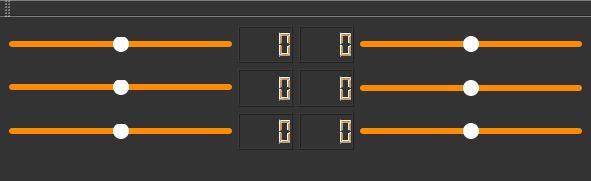
<?xml version="1.0" encoding="UTF-8"?>
<ui version="4.0">
 <class>MainWindow</class>
 <widget class="QMainWindow" name="MainWindow">
  <property name="geometry">
   <rect>
    <x>0</x>
    <y>0</y>
    <width>591</width>
    <height>181</height>
   </rect>
  </property>
  <property name="windowTitle">
   <string>MainWindow</string>
  </property>
  <property name="styleSheet">
   <string notr="true">background:rgb(51,51,51)</string>
  </property>
  <property name="animated">
   <bool>true</bool>
  </property>
  <property name="tabShape">
   <enum>QTabWidget::Triangular</enum>
  </property>
  <widget class="QWidget" name="centralwidget">
   <layout class="QGridLayout" name="gridLayout">
    <item row="1" column="3">
     <widget class="QSlider" name="horizontalSlider_3">
      <property name="sizePolicy">
       <sizepolicy hsizetype="Expanding" vsizetype="Expanding">
        <horstretch>2</horstretch>
        <verstretch>0</verstretch>
       </sizepolicy>
      </property>
      <property name="styleSheet">
       <string notr="true">QSlider::groove:horizontal { 
	background-color: rgb(255, 140, 0);
	border: 0px solid #424242; 
	height: 6px; 
	border-radius: 3px;
}

QSlider::handle:horizontal { 
	background-color: white; 
	width: 16px; 
	height: 20px; 
	line-height: 20px; 
	margin-top: -5px; 
	margin-bottom: -5px; 
	border-radius: 8px; 
}
QSlider::handle:horizontal:hover { 
	border-radius: 5px;
	background-color: rgb(255, 204, 116)
}</string>
      </property>
      <property name="inputMethodHints">
       <set>Qt::ImhNone</set>
      </property>
      <property name="minimum">
       <number>-100</number>
      </property>
      <property name="maximum">
       <number>100</number>
      </property>
      <property name="tracking">
       <bool>false</bool>
      </property>
      <property name="orientation">
       <enum>Qt::Horizontal</enum>
      </property>
      <property name="invertedAppearance">
       <bool>false</bool>
      </property>
      <property name="invertedControls">
       <bool>false</bool>
      </property>
      <property name="tickPosition">
       <enum>QSlider::NoTicks</enum>
      </property>
      <property name="tickInterval">
       <number>0</number>
      </property>
     </widget>
    </item>
    <item row="2" column="0">
     <widget class="QSlider" name="horizontalSlider_4">
      <property name="sizePolicy">
       <sizepolicy hsizetype="Expanding" vsizetype="Fixed">
        <horstretch>2</horstretch>
        <verstretch>0</verstretch>
       </sizepolicy>
      </property>
      <property name="styleSheet">
       <string notr="true">QSlider::groove:horizontal { 
	background-color: rgb(255, 140, 0);
	border: 0px solid #424242; 
	height: 6px; 
	border-radius: 3px;
}

QSlider::handle:horizontal { 
	background-color: white; 
	width: 16px; 
	height: 20px; 
	line-height: 20px; 
	margin-top: -5px; 
	margin-bottom: -5px; 
	border-radius: 8px; 
}
QSlider::handle:horizontal:hover { 
	border-radius: 5px;
	background-color: rgb(255, 204, 116)
}</string>
      </property>
      <property name="inputMethodHints">
       <set>Qt::ImhNone</set>
      </property>
      <property name="minimum">
       <number>-100</number>
      </property>
      <property name="maximum">
       <number>100</number>
      </property>
      <property name="tracking">
       <bool>false</bool>
      </property>
      <property name="orientation">
       <enum>Qt::Horizontal</enum>
      </property>
      <property name="invertedAppearance">
       <bool>false</bool>
      </property>
      <property name="invertedControls">
       <bool>false</bool>
      </property>
      <property name="tickPosition">
       <enum>QSlider::NoTicks</enum>
      </property>
      <property name="tickInterval">
       <number>0</number>
      </property>
     </widget>
    </item>
    <item row="2" column="3">
     <widget class="QSlider" name="horizontalSlider_5">
      <property name="sizePolicy">
       <sizepolicy hsizetype="Expanding" vsizetype="Expanding">
        <horstretch>2</horstretch>
        <verstretch>0</verstretch>
       </sizepolicy>
      </property>
      <property name="minimumSize">
       <size>
        <width>0</width>
        <height>10</height>
       </size>
      </property>
      <property name="styleSheet">
       <string notr="true">QSlider::groove:horizontal { 
	background-color: rgb(255, 140, 0);
	border: 0px solid #424242; 
	height: 6px; 
	border-radius: 3px;
}

QSlider::handle:horizontal { 
	background-color: white; 
	width: 16px; 
	height: 20px; 
	line-height: 20px; 
	margin-top: -5px; 
	margin-bottom: -5px; 
	border-radius: 8px; 
}
QSlider::handle:horizontal:hover { 
	border-radius: 5px;
	background-color: rgb(255, 204, 116)
}</string>
      </property>
      <property name="inputMethodHints">
       <set>Qt::ImhNone</set>
      </property>
      <property name="minimum">
       <number>-100</number>
      </property>
      <property name="maximum">
       <number>100</number>
      </property>
      <property name="tracking">
       <bool>false</bool>
      </property>
      <property name="orientation">
       <enum>Qt::Horizontal</enum>
      </property>
      <property name="invertedAppearance">
       <bool>false</bool>
      </property>
      <property name="invertedControls">
       <bool>false</bool>
      </property>
      <property name="tickPosition">
       <enum>QSlider::NoTicks</enum>
      </property>
      <property name="tickInterval">
       <number>0</number>
      </property>
     </widget>
    </item>
    <item row="1" column="2">
     <widget class="QLCDNumber" name="lcdNumber_2">
      <property name="styleSheet">
       <string notr="true">color:rgb(255, 140, 0)</string>
      </property>
      <property name="frameShadow">
       <enum>QFrame::Raised</enum>
      </property>
      <property name="digitCount">
       <number>4</number>
      </property>
     </widget>
    </item>
    <item row="0" column="0">
     <widget class="QSlider" name="horizontalSlider_6">
      <property name="sizePolicy">
       <sizepolicy hsizetype="Expanding" vsizetype="Fixed">
        <horstretch>2</horstretch>
        <verstretch>0</verstretch>
       </sizepolicy>
      </property>
      <property name="styleSheet">
       <string notr="true">QSlider::groove:horizontal { 
	background-color: rgb(255, 140, 0);
	border: 0px solid #424242; 
	height: 6px; 
	border-radius: 3px;
}

QSlider::handle:horizontal { 
	background-color: white; 
	width: 16px; 
	height: 20px; 
	line-height: 20px; 
	margin-top: -5px; 
	margin-bottom: -5px; 
	border-radius: 8px; 
}
QSlider::handle:horizontal:hover { 
	border-radius: 5px;
	background-color: rgb(255, 204, 116)
}</string>
      </property>
      <property name="inputMethodHints">
       <set>Qt::ImhNone</set>
      </property>
      <property name="minimum">
       <number>-100</number>
      </property>
      <property name="maximum">
       <number>100</number>
      </property>
      <property name="tracking">
       <bool>false</bool>
      </property>
      <property name="orientation">
       <enum>Qt::Horizontal</enum>
      </property>
      <property name="invertedAppearance">
       <bool>false</bool>
      </property>
      <property name="invertedControls">
       <bool>false</bool>
      </property>
      <property name="tickPosition">
       <enum>QSlider::NoTicks</enum>
      </property>
      <property name="tickInterval">
       <number>0</number>
      </property>
     </widget>
    </item>
    <item row="0" column="1">
     <widget class="QLCDNumber" name="lcdNumber_5">
      <property name="sizePolicy">
       <sizepolicy hsizetype="Expanding" vsizetype="Expanding">
        <horstretch>0</horstretch>
        <verstretch>0</verstretch>
       </sizepolicy>
      </property>
      <property name="minimumSize">
       <size>
        <width>0</width>
        <height>30</height>
       </size>
      </property>
      <property name="maximumSize">
       <size>
        <width>16777215</width>
        <height>70</height>
       </size>
      </property>
      <property name="styleSheet">
       <string notr="true">color:rgb(255, 140, 0)</string>
      </property>
      <property name="frameShadow">
       <enum>QFrame::Raised</enum>
      </property>
      <property name="digitCount">
       <number>4</number>
      </property>
     </widget>
    </item>
    <item row="0" column="2">
     <widget class="QLCDNumber" name="lcdNumber">
      <property name="styleSheet">
       <string notr="true">color:rgb(255, 140, 0)</string>
      </property>
      <property name="frameShadow">
       <enum>QFrame::Raised</enum>
      </property>
      <property name="digitCount">
       <number>4</number>
      </property>
     </widget>
    </item>
    <item row="2" column="1">
     <widget class="QLCDNumber" name="lcdNumber_3">
      <property name="minimumSize">
       <size>
        <width>0</width>
        <height>30</height>
       </size>
      </property>
      <property name="maximumSize">
       <size>
        <width>16777215</width>
        <height>100</height>
       </size>
      </property>
      <property name="styleSheet">
       <string notr="true">color:rgb(255, 140, 0)</string>
      </property>
      <property name="frameShadow">
       <enum>QFrame::Raised</enum>
      </property>
      <property name="digitCount">
       <number>4</number>
      </property>
     </widget>
    </item>
    <item row="0" column="3">
     <widget class="QSlider" name="horizontalSlider_2">
      <property name="sizePolicy">
       <sizepolicy hsizetype="Expanding" vsizetype="Expanding">
        <horstretch>2</horstretch>
        <verstretch>0</verstretch>
       </sizepolicy>
      </property>
      <property name="styleSheet">
       <string notr="true">QSlider::groove:horizontal { 
	background-color: rgb(255, 140, 0);
	border: 0px solid #424242; 
	height: 6px; 
	border-radius: 3px;
}

QSlider::handle:horizontal { 
	background-color: white; 
	width: 16px; 
	height: 20px; 
	line-height: 20px; 
	margin-top: -5px; 
	margin-bottom: -5px; 
	border-radius: 8px; 
}
QSlider::handle:horizontal:hover { 
	border-radius: 5px;
	background-color: rgb(255, 204, 116)
}</string>
      </property>
      <property name="inputMethodHints">
       <set>Qt::ImhNone</set>
      </property>
      <property name="minimum">
       <number>-100</number>
      </property>
      <property name="maximum">
       <number>100</number>
      </property>
      <property name="tracking">
       <bool>false</bool>
      </property>
      <property name="orientation">
       <enum>Qt::Horizontal</enum>
      </property>
      <property name="invertedAppearance">
       <bool>false</bool>
      </property>
      <property name="invertedControls">
       <bool>false</bool>
      </property>
      <property name="tickPosition">
       <enum>QSlider::NoTicks</enum>
      </property>
      <property name="tickInterval">
       <number>0</number>
      </property>
     </widget>
    </item>
    <item row="1" column="1">
     <widget class="QLCDNumber" name="lcdNumber_6">
      <property name="minimumSize">
       <size>
        <width>0</width>
        <height>30</height>
       </size>
      </property>
      <property name="maximumSize">
       <size>
        <width>16777215</width>
        <height>100</height>
       </size>
      </property>
      <property name="styleSheet">
       <string notr="true">color:rgb(255, 140, 0)</string>
      </property>
      <property name="frameShadow">
       <enum>QFrame::Raised</enum>
      </property>
      <property name="digitCount">
       <number>4</number>
      </property>
     </widget>
    </item>
    <item row="1" column="0">
     <widget class="QSlider" name="horizontalSlider_7">
      <property name="sizePolicy">
       <sizepolicy hsizetype="Expanding" vsizetype="Fixed">
        <horstretch>2</horstretch>
        <verstretch>0</verstretch>
       </sizepolicy>
      </property>
      <property name="styleSheet">
       <string notr="true">QSlider::groove:horizontal { 
	background-color: rgb(255, 140, 0);
	border: 0px solid #424242; 
	height: 6px; 
	border-radius: 3px;
}

QSlider::handle:horizontal { 
	background-color: white; 
	width: 16px; 
	height: 20px; 
	line-height: 20px; 
	margin-top: -5px; 
	margin-bottom: -5px; 
	border-radius: 8px; 
}
QSlider::handle:horizontal:hover { 
	border-radius: 5px;
	background-color: rgb(255, 204, 116)
}</string>
      </property>
      <property name="inputMethodHints">
       <set>Qt::ImhNone</set>
      </property>
      <property name="minimum">
       <number>-100</number>
      </property>
      <property name="maximum">
       <number>100</number>
      </property>
      <property name="tracking">
       <bool>false</bool>
      </property>
      <property name="orientation">
       <enum>Qt::Horizontal</enum>
      </property>
      <property name="invertedAppearance">
       <bool>false</bool>
      </property>
      <property name="invertedControls">
       <bool>false</bool>
      </property>
      <property name="tickPosition">
       <enum>QSlider::NoTicks</enum>
      </property>
      <property name="tickInterval">
       <number>0</number>
      </property>
     </widget>
    </item>
    <item row="2" column="2">
     <widget class="QLCDNumber" name="lcdNumber_4">
      <property name="styleSheet">
       <string notr="true">color:rgb(255, 140, 0)</string>
      </property>
      <property name="frameShadow">
       <enum>QFrame::Raised</enum>
      </property>
      <property name="digitCount">
       <number>4</number>
      </property>
     </widget>
    </item>
   </layout>
  </widget>
  <widget class="QMenuBar" name="menubar">
   <property name="geometry">
    <rect>
     <x>0</x>
     <y>0</y>
     <width>591</width>
     <height>22</height>
    </rect>
   </property>
  </widget>
  <widget class="QStatusBar" name="statusbar"/>
  <widget class="QToolBar" name="toolBar">
   <property name="windowTitle">
    <string>toolBar</string>
   </property>
   <attribute name="toolBarArea">
    <enum>TopToolBarArea</enum>
   </attribute>
   <attribute name="toolBarBreak">
    <bool>false</bool>
   </attribute>
  </widget>
 </widget>
 <resources/>
 <connections>
  <connection>
   <sender>horizontalSlider_2</sender>
   <signal>sliderMoved(int)</signal>
   <receiver>lcdNumber</receiver>
   <slot>display(int)</slot>
   <hints>
    <hint type="sourcelabel">
     <x>775</x>
     <y>177</y>
    </hint>
    <hint type="destinationlabel">
     <x>690</x>
     <y>190</y>
    </hint>
   </hints>
  </connection>
  <connection>
   <sender>horizontalSlider_3</sender>
   <signal>sliderMoved(int)</signal>
   <receiver>lcdNumber_2</receiver>
   <slot>display(int)</slot>
   <hints>
    <hint type="sourcelabel">
     <x>736</x>
     <y>230</y>
    </hint>
    <hint type="destinationlabel">
     <x>678</x>
     <y>228</y>
    </hint>
   </hints>
  </connection>
 </connections>
</ui>
